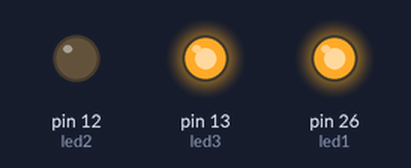
Bench run of a program on a simulated MicroPython board. On the bench: output pins drawn as LEDs (lit = HIGH). What the program prints to the serial console is not drawn.

Above: at 1.9 s.
At 4.9 s:
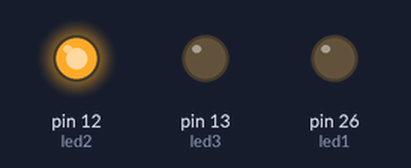
Timing chart, 0 to 6.0 s (numbered marks = the images above):
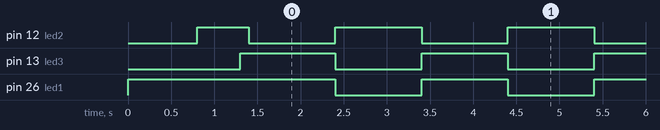

Measured:
- by itself, pin 12 (led2), pin 13 (led3), pin 26 (led1): alternates HIGH for 1.0 s and LOW for 1.0 s

The program:

BlinkDel4.py
```python
from machine import Pin
from time import sleep


RED_PIN = 26
led1 = Pin(RED_PIN, Pin.OUT)
led1.on()
sleep(0.8)
YLW_PIN = 12
led2 = Pin(YLW_PIN, Pin.OUT) # Samme som tidligere udgaver, her startes alt og kør en lille testrunde.
led2.on()
sleep(0.5)
GRN_PIN = 13
led3 = Pin(GRN_PIN, Pin.OUT)
led3.on()
sleep(0.1)

while True:
    print("Red led1 ON!")
    led1.on()
    print("Red led1 OFF!")
    ...
    print("YLW led2 ON!") # Her, istedet for at slukke dem en after hinanden, lader vi bare vær med at slukke tils alle er tændt sammen.
    ... # Samtidigt så har vi så klart ingen Sleep funktion, eftersom så bliver de ud af sync med hinanden.
    led2.off()
    print("YLW led2 OFF!")
    ...
    print("GRN led3 ON!")
    led3.on()
    print("GRN led3 OFF!")
    sleep(1)
    led1.off()
    led2.on()
    led3.off()
    sleep(1)
```
